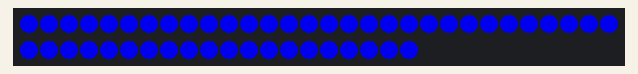
The sketch below on a simulated Arduino Nano, built for the host (arithmetic inside an expression is 32-bit, double 64-bit). Shown: 50 RGB LEDs in strip order, left to right, continuing on the next row. Colours are those a GRB WS2812 strip shows for the declared byte order.

Above: at 1.1 s.
At 7.1 s:
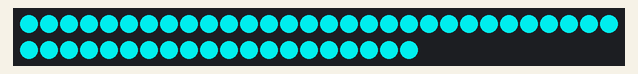
At 10.1 s:
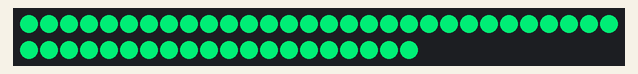
At 13.1 s:
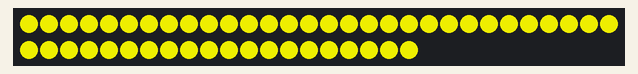
At 19.1 s:
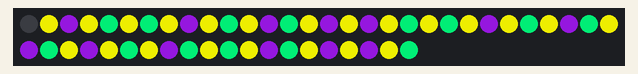
At 37.9 s:
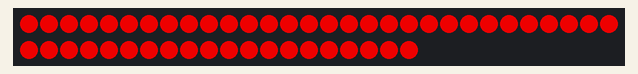

The sketch:

LED_Controlling_Code.ino
```cpp
/* Code for RGB LED strip using FastLED library
 *  Arduino Nano circuit
 *  LED-Type WS2812B
 *  Author: Julia Rainto, 2018
 *  GitHub: juliarainto
 */

#include <FastLED.h>

#define LED_PIN     5
#define NUM_LEDS    50
#define LED_TYPE    WS2812B
#define COLOR_ORDER GBR
#define BRIGHTNESS  200

CRGB leds[NUM_LEDS];

void setup() {
    delay(1000);
    LEDS.addLeds<LED_TYPE, LED_PIN, COLOR_ORDER>(leds, NUM_LEDS);
    FastLED.setBrightness(BRIGHTNESS);
}

void loop()
{
  // Solid color stripe for 3s
  FastLED.clear();
  fill_solid(leds, NUM_LEDS, CRGB(255,0,0));
  FastLED.show();
  delay(3000);

  FastLED.clear();
  fill_solid(leds, NUM_LEDS, CRGB(0,0,255));
  FastLED.show();
  delay(3000);

  FastLED.clear();
  fill_solid(leds, NUM_LEDS, CRGB(255,255,0));
  FastLED.show();
  delay(3000);

  FastLED.clear();
  fill_solid(leds, NUM_LEDS, CRGB::Chartreuse);
  FastLED.show();
  delay(3000);

  FastLED.clear();
  fill_solid(leds, NUM_LEDS, CRGB(0,255,255));
  FastLED.show();
  delay(3000);

  FastLED.clear();
  fill_solid(leds, NUM_LEDS, CRGB::MediumVioletRed);
  FastLED.show();
  delay(3000);

  // specified LED is ON, with the specified color: HTML Named Colors
  FastLED.clear();

  leds[1] = CRGB::Cyan;
  leds[2] = CRGB::MediumVioletRed;
  leds[3] = CRGB::Cyan;
  leds[4] = CRGB::Chartreuse;
  leds[5] = CRGB::Cyan;
  leds[6] = CRGB::Chartreuse;
  leds[7] = CRGB::Cyan;
  leds[8] = CRGB::MediumVioletRed;
  leds[9] = CRGB::Cyan;
  leds[10] = CRGB::Chartreuse;
  leds[11] = CRGB::Cyan;
  leds[12] = CRGB::MediumVioletRed;
  leds[13] = CRGB::Chartreuse;
  leds[14] = CRGB::Cyan;
  leds[15] = CRGB::MediumVioletRed;
  leds[16] = CRGB::Cyan;
  leds[17] = CRGB::MediumVioletRed;
  leds[18] = CRGB::Cyan;
  leds[19] = CRGB::Chartreuse;
  leds[20] = CRGB::Cyan;
  leds[21] = CRGB::Chartreuse;
  leds[22] = CRGB::Cyan;
  leds[23] = CRGB::MediumVioletRed;
  leds[24] = CRGB::Cyan;
  leds[25] = CRGB::Chartreuse;
  leds[26] = CRGB::Cyan;
  leds[27] = CRGB::MediumVioletRed;
  leds[28] = CRGB::Chartreuse;
  leds[29] = CRGB::Cyan;
  leds[30] = CRGB::MediumVioletRed;
  leds[31] = CRGB::Chartreuse;
  leds[32] = CRGB::Cyan;
  leds[33] = CRGB::MediumVioletRed;
  leds[34] = CRGB::Cyan;
  leds[35] = CRGB::Chartreuse;
  leds[36] = CRGB::Cyan;
  leds[37] = CRGB::MediumVioletRed;
  leds[38] = CRGB::Chartreuse;
  leds[39] = CRGB::Cyan;
  leds[40] = CRGB::Chartreuse;
  leds[41] = CRGB::Cyan;
  leds[42] = CRGB::MediumVioletRed;
  leds[43] = CRGB::Chartreuse;
  leds[44] = CRGB::Cyan;
  leds[45] = CRGB::MediumVioletRed;
  leds[46] = CRGB::Cyan;
  leds[47] = CRGB::MediumVioletRed;
  leds[48] = CRGB::Cyan;
  leds[49] = CRGB::Chartreuse;
  leds[50] = CRGB::Cyan;


  FastLED.show();
  delay(3000);
  FastLED.clear();

//Solid pink stripe for 2s
  fill_solid(leds, NUM_LEDS, CRGB(255,0,144));
  FastLED.show();
  delay(2000);
  FastLED.clear();

// Blue srip animation
  for(int i=0;i<NUM_LEDS;i++){
    leds[i].setRGB(0,0,255);
    FastLED.show();

    delay(20);
 }

  FastLED.clear();

 // Green strip animation
  FastLED.clear();

    for(int i=0;i<NUM_LEDS;i++){
    leds[i].setRGB(0,255,0);
    FastLED.show();
    delay(20);
 }

  FastLED.clear();

 // Red strip animation
  FastLED.clear();

    for(int i=0;i<NUM_LEDS;i++){
    leds[i].setRGB(255,0,0);
    FastLED.show();
    delay(20);
 }

 FastLED.clear();

 // Rainbow strip
  FastLED.clear();

 for(int i=0;i<NUM_LEDS;i++){
   fill_rainbow(leds,i, 0, 5);
   FastLED.show();
   delay(20);
 }
  FastLED.clear();

 // Specific amount of LEDs ON
  FastLED.clear();

 for(int i=0;i<NUM_LEDS;i++){
   leds[i-1].setRGB(0,0,0);
   leds[i].setRGB(255,255,0);
   FastLED.show();
   delay(20);
 }
  FastLED.clear();

  FastLED.clear();

   for (int i = 0; i < NUM_LEDS; i++) {
    leds[i - 2].setRGB(0, 0, 0);
    leds[i].setRGB(86, 15, 196);
    FastLED.show();
    delay(20);
  }
  FastLED.clear();

  FastLED.clear();

  for (int i = 0; i < NUM_LEDS; i++) {
    leds[i - 3].setRGB(0, 0, 0);
    leds[i].setRGB(255, 255, 0);
    FastLED.show();
    delay(20);
    }
  FastLED.clear();

    FastLED.clear();

  for (int i = 0; i < NUM_LEDS; i++) {
    leds[i - 3].setRGB(0, 0, 0);
    leds[i].setRGB(255, 255, 0);
    FastLED.show();
    delay(20);
    }
  FastLED.clear();

    FastLED.clear();

  for (int i = 0; i < NUM_LEDS; i++) {
    leds[i - 2].setRGB(0, 0, 0);
    leds[i].setRGB(221, 11, 81);
    FastLED.show();
    delay(20);
    }
  FastLED.clear();

    FastLED.clear();

  for (int i = 0; i < NUM_LEDS; i++) {
    leds[i - 1].setRGB(0, 0, 0);
    leds[i].setRGB(86, 15, 192);
    FastLED.show();
    delay(20);
    }
  FastLED.clear();
}
```

Measured:
- what the display in image 0 shows lasts 3.0 s, from 1.0 s to 4.0 s
